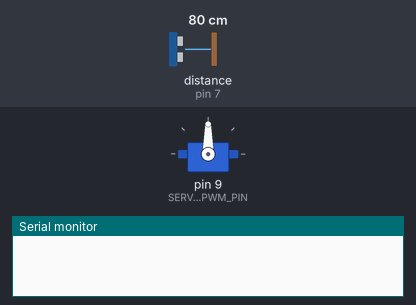
Bench run of a sketch on a simulated Arduino Uno, built with avr-gcc and run on an emulated ATmega328P. On the bench: servo, the last lines printed to the serial monitor. Inputs (shaded band) come from the test bench; at power-on: distance to the obstacle (sensor on pin 7) 80 cm. The echo pulse lasts 58.3 µs per cm.

Above: at 0.01 s.
At 1.28 s:
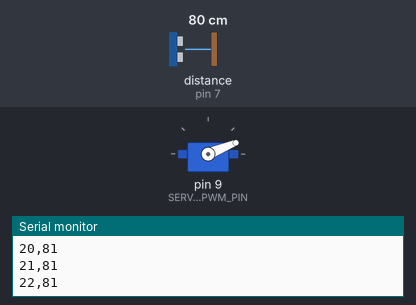
1.3 s: distance to the obstacle (sensor on pin 7) set to 2 cm
At 2.2 s:
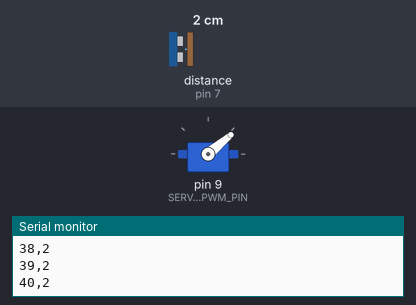
Timing chart, 0 to 16.3 s (numbered marks = the images above; inputs shaded):
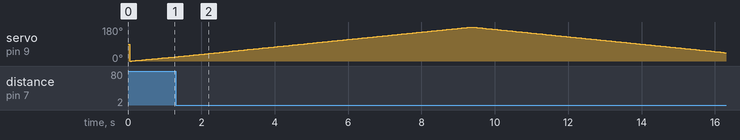

The sketch:

radar.ino
```cpp
#include <NewPing.h>
#include <Servo.h>

#define ECHO_PIN 7 // Arduino pin tied to echo pin on the ultrasonic sensor.
#define TRIGGER_PIN 8 // Arduino pin tied to trigger pin on the ultrasonic sensor.
#define SERVO_PWM_PIN 9

// Maximum sensor distance is rated at 400-500cm.
#define MAX_DISTANCE 100 // Maximum distance we want to ping for (in cm).

#define ANGLE_MIN 0
#define ANGLE_MAX 180
#define ANGLE_STEP 1

int angle = 0;	// de ANGLE_MIN a ANGLE_MAX

// direction of servo movement
// -1 = back, 1 = forward
int dir = 1;

Servo myservo;
NewPing sonar(TRIGGER_PIN, ECHO_PIN, MAX_DISTANCE);

void setup() {
  Serial.begin(9600);

  myservo.attach(SERVO_PWM_PIN);
  pinMode(ECHO_PIN, INPUT);
  pinMode(TRIGGER_PIN, OUTPUT);
}

void loop() {
  delay(50);

  myservo.write(angle);

  getDistanceAndSend2Serial(angle);

  if (angle >= ANGLE_MAX) { dir = -1;}
  if (angle <= ANGLE_MIN) { dir = 1;}

  angle += dir * ANGLE_STEP;
}

int getDistanceAndSend2Serial(int angle) {

  int cm = sonar.ping_cm();
  Serial.print(angle, DEC);
  Serial.print(",");
  Serial.println(cm, DEC);
}
```

Measured:
- by itself, servo on pin 9 (SERVO_PWM_PIN): rises from 22° to 180° in 8.0 s, then falls to 44° in 6.9 s
